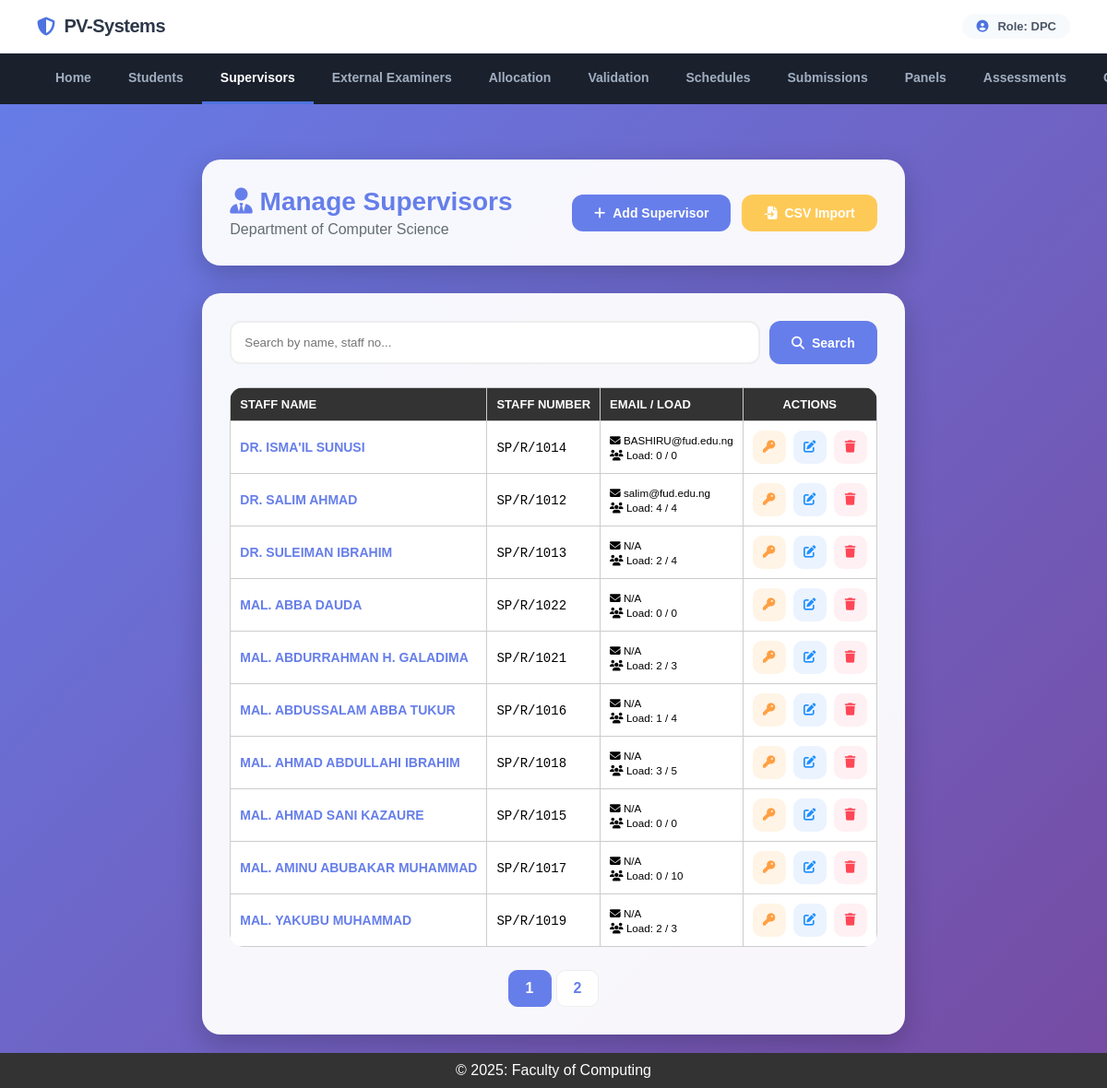
Page /department_project_coordinator/dpc_manage_supervisors.php (signed in) on the committed database.
### tables this page shows
CREATE TABLE `users` (
  `id` int(11) NOT NULL,
  `username` varchar(50) NOT NULL,
  `password` varchar(255) NOT NULL,
  `role` enum('stu','dpc','fpc','sup','ext') NOT NULL,
  `name` varchar(100) DEFAULT NULL,
  `email` varchar(100) DEFAULT NULL,
  `faculty_id` int(11) NOT NULL,
  `department` varchar(100) DEFAULT NULL,
  `is_active` tinyint(1) DEFAULT 1,
  `first_login` datetime DEFAULT NULL,
  `password_changed` varchar(50) DEFAULT NULL,
  `session` varchar(255) DEFAULT NULL,
  `created_at` timestamp NOT NULL DEFAULT current_timestamp() ON UPDATE current_timestamp()
);

CREATE TABLE `departments` (
  `id` int(11) NOT NULL,
  `faculty_id` int(11) NOT NULL,
  `department_name` varchar(100) NOT NULL,
  `project_guideline` varchar(255) DEFAULT NULL,
  `num_chapters` int(11) DEFAULT 5
);

CREATE TABLE `supervisors` (
  `id` int(11) NOT NULL,
  `staff_no` varchar(50) NOT NULL,
  `name` varchar(100) NOT NULL,
  `email` varchar(100) DEFAULT NULL,
  `phone` varchar(20) DEFAULT NULL,
  `faculty_id` int(11) NOT NULL,
  `department` varchar(100) NOT NULL,
  `max_students` int(11) NOT NULL DEFAULT 10,
  `current_load` int(11) NOT NULL DEFAULT 0
);

### department_project_coordinator/dpc_manage_supervisors.php (the view, shortened to what this page needs)
<?php
include_once __DIR__ . '/../includes/db.php';
$dpc_id = $_SESSION['user_id'];
$stmt = $conn->prepare("SELECT u.department as dept_id, d.department_name FROM users u JOIN departments d ON u.department = d.id WHERE u.id = ?");
$stmt->execute([$dpc_id]);
$dpc_info = $stmt->fetch(PDO::FETCH_ASSOC);
$dept_id = $dpc_info['dept_id'];
$dept_name = $dpc_info['department_name'];
$search = $_GET['search'] ?? '';
$page = isset($_GET['page']) ? max(1, intval($_GET['page'])) : 1;
$perPage = 10;
$offset = ($page - 1) * $perPage;
$whereClause = "department = :dept";
$params = [':dept' => $dept_id];
$countStmt = $conn->prepare("SELECT COUNT(*) FROM supervisors WHERE $whereClause");
$countStmt->execute($params);
$totalRecords = $countStmt->fetchColumn();
$totalPages = ceil($totalRecords / $perPage);
$stmt = $conn->prepare("SELECT * FROM supervisors WHERE $whereClause ORDER BY name ASC LIMIT $perPage OFFSET $offset");
$stmt->execute($params);
$supervisors = $stmt->fetchAll(PDO::FETCH_ASSOC);
?>
<!DOCTYPE html>
<html lang="en">
<head>
    <link rel="stylesheet" href="https://cdnjs.cloudflare.com/ajax/libs/font-awesome/6.4.0/css/all.min.css">
</head>
<body>
    <?php include_once __DIR__ .'/../includes/header.php'; ?>
    </div>
    <div class="page-container">
        <div class="header-card">
            <div>
                <h1><i class="fas fa-user-tie"></i> Manage Supervisors</h1>
                <p style="color: #636e72; margin-top: 5px;">Department of <?= htmlspecialchars($dept_name) ?></p>
            </div>
            <div class="header-actions">
                <button class="btn btn-primary" onclick="openAdd()"><i class="fas fa-plus"></i> Add Supervisor</button>
                <button class="btn btn-warning" onclick="openModal('batchModal')"><i class="fas fa-file-import"></i> CSV Import</button>
            </div>
        </div>
        <div class="main-card">
            <div class="search-container">
                <input type="text" id="search-in" class="search-input" placeholder="Search by name, staff no..." value="<?= htmlspecialchars($search) ?>">
                <button class="btn btn-primary" onclick="doSearch()"><i class="fas fa-search"></i> Search</button>
            </div>
            <table>
                <thead>
                    <tr>
                        <th>Staff Name</th>
                        <th>Staff Number</th>
                        <th>Email / Load</th>
                        <th style="text-align: center;">Actions</th>
                    </tr>
                </thead>
                <tbody>
                    <?php if (empty($supervisors)): ?>
                        <tr><td colspan="4" style="text-align:center; padding: 40px; color: #636e72;">No supervisors found.</td></tr>
                    <?php else: ?>
                        <?php foreach ($supervisors as $s): ?>
                        <tr id="row-<?= $s['id'] ?>">
                            <td><span class="name-bold"><?= htmlspecialchars($s['name']) ?></span></td>
                            <td><code><?= htmlspecialchars($s['staff_no']) ?></code></td>
                            <td>
                                 <div><small><i class="fas fa-envelope"></i> <?= htmlspecialchars($s['email'] ?: 'N/A') ?></small></div>
                                 <div><small><i class="fas fa-users"></i> Load: <?= $s['current_load'] ?> / <?= $s['max_students'] ?></small></div>
                            </td>
                            <td>
                                <div style="display: flex; gap: 8px; justify-content: center;">
                                    <button class="icon-btn btn-reset-i" onclick="resetPwd(<?= $s['id'] ?>, '<?= htmlspecialchars($s['staff_no']) ?>')" title="Reset Password to Staff ID"><i class="fas fa-key"></i></button>
                                    <button class="icon-btn btn-edit-i" onclick='openEdit(<?= json_encode($s) ?>)' title="Edit"><i class="fas fa-edit"></i></button>
                                    <button class="icon-btn btn-delete-i" onclick="del(<?= $s['id'] ?>)" title="Delete"><i class="fas fa-trash"></i></button>
                                </div>
                            </td>
                        </tr>
                        <?php endforeach; ?>
                    <?php endif; ?>
                </tbody>
            </table>
            <?php if ($totalPages > 1): ?>
                <div class="pagination">
                    <?php for($i=1; $i<=$totalPages; $i++): ?>
                        <a href="?page=<?= $i ?>&search=<?= urlencode($search) ?>" class="page-link <?= $i==$page?'active':'' ?>"><?= $i ?></a>
                    <?php endfor; ?>
                </div>
            <?php endif; ?>
        </div>
    </div>
    <?php include_once __DIR__ . '/../includes/footer.php'; ?>
</body>
</html>

### assets/css/styles.css (style rules this page uses)
body { font-family: Arial, sans-serif; margin: 0; padding: 0; background-color: #f4f4f4; display: flex; flex-direction: column; min-height: 100vh; }
table { width: 100%; border-collapse: collapse; margin-top: 20px; }
table th, table td { padding: 10px; border: 1px solid #ccc; text-align: left; }
table th { background-color: #333; color: #fff; }

### department_project_coordinator/dpc_manage_supervisors.php (style rules this page uses)
:root { --primary: #667eea; --secondary: #764ba2; --success: #1cc88a; --danger: #e74a3b; --glass: rgba(255, 255, 255, 0.95); }
* { margin: 0; padding: 0; box-sizing: border-box; }
body { font-family: 'Segoe UI', sans-serif; background: linear-gradient(135deg, #667eea 0%, #764ba2 100%); min-height: 100vh; padding-bottom: 50px; }
.page-container { max-width: 1300px; margin: 0 auto; padding: 20px; }
.header-card { background: var(--glass); padding: 30px; border-radius: 20px; box-shadow: 0 10px 30px rgba(0,0,0,0.2); margin-bottom: 30px; display: flex; justify-content: space-between; align-items: center; flex-wrap: wrap; gap: 20px; }
.header-card h1 { color: var(--primary); font-size: 28px; }
.header-actions { display: flex; gap: 12px; }
.btn { padding: 12px 24px; border: none; border-radius: 12px; font-weight: 600; cursor: pointer; transition: 0.3s; display: inline-flex; align-items: center; gap: 8px; text-decoration: none; color: #fff; font-size: 14px; }
.btn-primary { background: var(--primary); }
.btn-warning { background: #feca57; }
.main-card { background: var(--glass); padding: 30px; border-radius: 20px; box-shadow: 0 10px 30px rgba(0,0,0,0.2); }
.search-container { display: flex; gap: 10px; margin-bottom: 25px; }
.search-input { flex: 1; padding: 14px; border: 2px solid #eee; border-radius: 12px; outline: none; transition: 0.3s; }
table { width: 100%; border-collapse: collapse; background: white; border-radius: 15px; overflow: hidden; }
th { background: #f8faff; padding: 18px; text-align: left; color: #747d8c; font-size: 13px; text-transform: uppercase; }
td { padding: 16px; border-bottom: 1px solid #eee; font-size: 14px; }
.name-bold { font-weight: 600; color: var(--primary); }
.icon-btn { width: 36px; height: 36px; border-radius: 10px; display: flex; align-items: center; justify-content: center; border: none; cursor: pointer; transition: 0.3s; }
.btn-edit-i { background: #ebf3ff; color: #1e90ff; }
.btn-delete-i { background: #fff0f3; color: #ff4757; }
.btn-reset-i { background: #fff4e5; color: #ff9f43; }
.pagination { display: flex; justify-content: center; gap: 5px; margin-top: 25px; }
.page-link { padding: 10px 18px; background: white; border-radius: 10px; text-decoration: none; color: var(--primary); font-weight: 600; border: 1px solid #eee; }
.page-link.active { background: var(--primary); color: white; border-color: var(--primary); }

### rows in the picture
users: departments.department_name "Computer Science"
supervisors: name "DR. ISMA'IL SUNUSI", staff_no "SP/R/1014", email "BASHIRU@fud.edu.ng", current_load "0", max_students "0"
supervisors: name "DR. SALIM AHMAD", staff_no "SP/R/1012", email "salim@fud.edu.ng", current_load "4", max_students "4"
supervisors: name "DR. SULEIMAN IBRAHIM", staff_no "SP/R/1013", email "N/A", current_load "2", max_students "4"
supervisors: name "MAL. ABBA DAUDA", staff_no "SP/R/1022", email "N/A", current_load "0", max_students "0"
supervisors: name "MAL. ABDURRAHMAN H. GALADIMA", staff_no "SP/R/1021", email "N/A", current_load "2", max_students "3"
supervisors: name "MAL. ABDUSSALAM ABBA TUKUR", staff_no "SP/R/1016", email "N/A", current_load "1", max_students "4"
supervisors: name "MAL. AHMAD ABDULLAHI IBRAHIM", staff_no "SP/R/1018", email "N/A", current_load "3", max_students "5"
supervisors: name "MAL. AHMAD SANI KAZAURE", staff_no "SP/R/1015", email "N/A", current_load "0", max_students "0"
supervisors: name "MAL. AMINU ABUBAKAR MUHAMMAD", staff_no "SP/R/1017", email "N/A", current_load "0", max_students "10"
supervisors: name "MAL. YAKUBU MUHAMMAD", staff_no "SP/R/1019", email "N/A", current_load "2", max_students "3"

### other values in the picture
$_SESSION['role'] "DPC"
